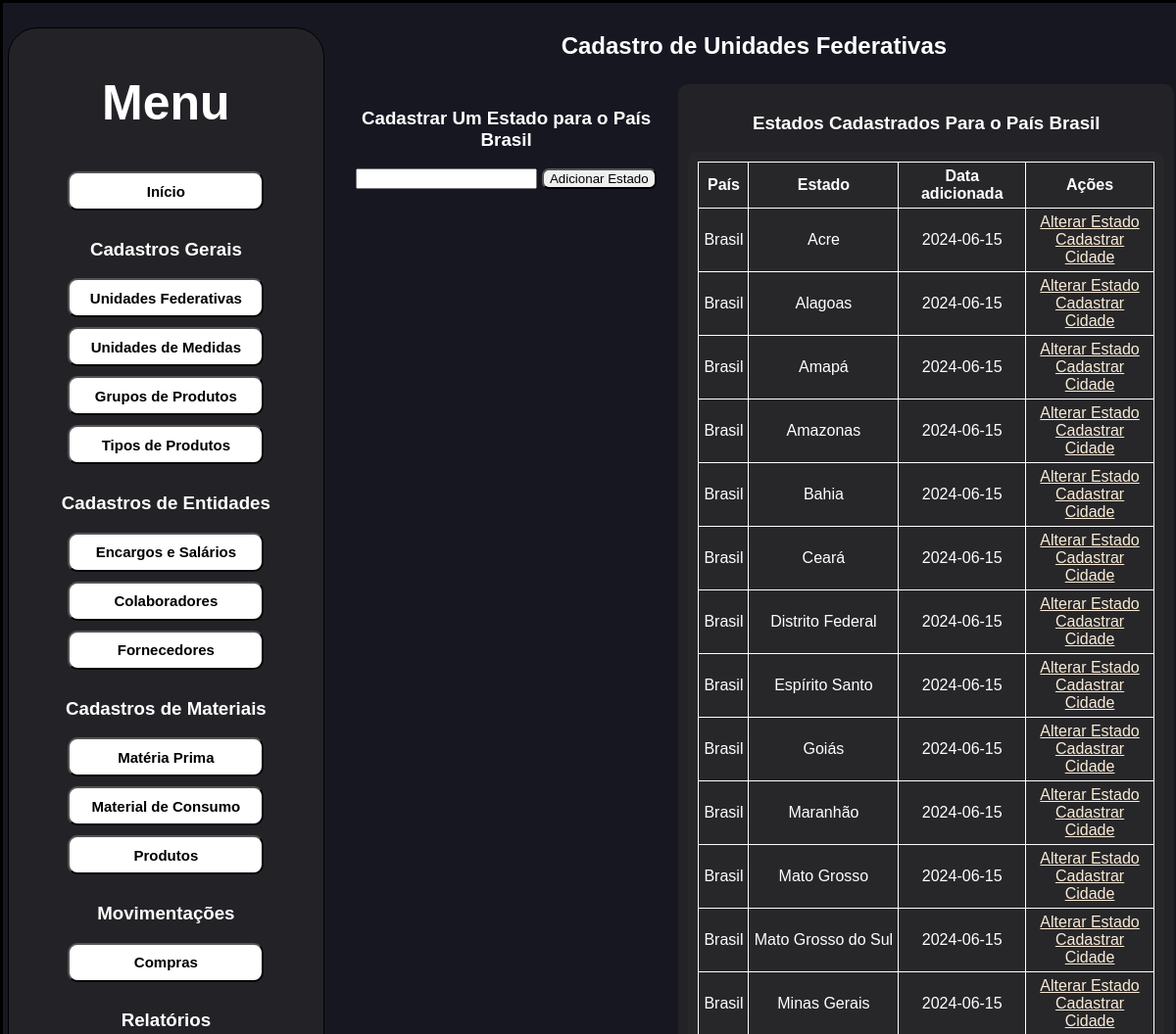
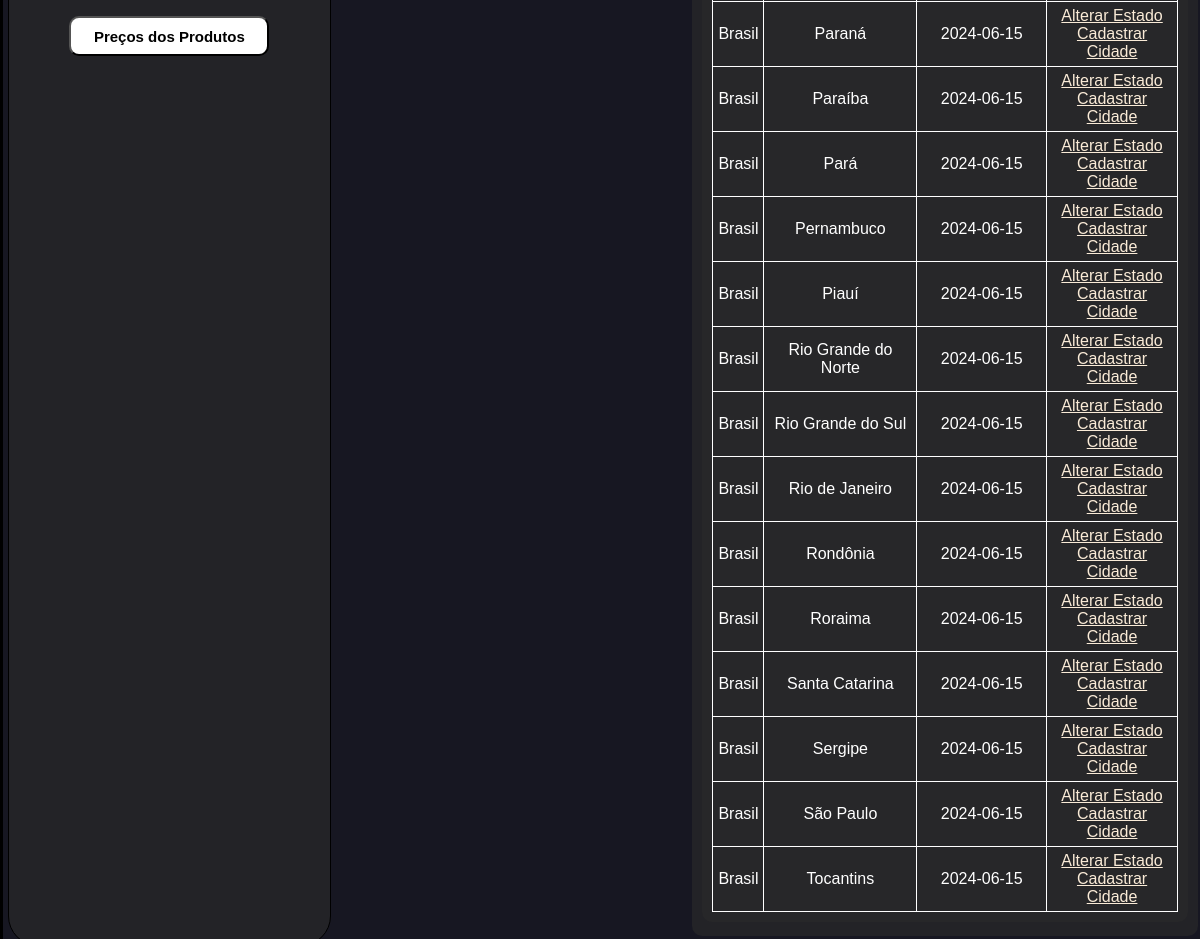
The app's page /cadastros_gerais_unidades_federativas_cadastrar_estado/1 with its own data (2 pictures, top to bottom).
### BDconfig.py (models this page shows, shortened)
class DB_COUNTRY(db.Model):
    ID = db.Column(db.Integer, primary_key=True)
    NAME = db.Column(db.String(200), nullable=False)
    DATE_CREATED = db.Column(db.DateTime, default=datetime.utcnow)

class DB_ESTATE(db.Model):
    ID = db.Column(db.Integer, primary_key=True)
    ID_BD_COUNTRY = db.Column(db.Integer, nullable=False)
    NAME = db.Column(db.String(200), nullable=False)
    DATE_CREATED = db.Column(db.DateTime, default=datetime.utcnow)

### industriafeliz.py (the view)
@app.route('/cadastros_gerais_unidades_federativas_cadastrar_estado/<int:ID_COUNTRY>', methods=['GET', 'POST'])
def cadastros_gerais_unidades_federativas_cadastrar_estado(ID_COUNTRY):
    country = data.DB_COUNTRY.query.get_or_404(ID_COUNTRY)
    estates = data.DB_ESTATE.query.order_by(data.DB_ESTATE.NAME).all()
    if request.method == 'POST':
        str_name = request.form['name']
        new_input = data.DB_ESTATE(NAME=str_name, ID_BD_COUNTRY=ID_COUNTRY)
        for state in estates:
            if state.ID_BD_COUNTRY == ID_COUNTRY and str_name.lower() in state.NAME.lower():
                return_link = '/cadastros_gerais_unidades_federativas'
                error_name = 'Esse estado ja foi cadastrado!'
                return render_template('/erro.html',return_link=return_link ,error_name=error_name)
        try:
            db.session.add(new_input)
            db.session.commit()
            return redirect(f'/cadastros_gerais_unidades_federativas_cadastrar_estado/{ID_COUNTRY}')
        except:
            error_name = 'Ocorreu um erro ao cadastrar esse estado!'
            return_link = '/cadastros_gerais_unidades_federativas'
            return render_template('/erro.html', return_link=return_link, error_name=error_name)
    else:
        return render_template('cadastros_gerais/cadastro_uf_estado.html', country=country, estates=estates)

### templates/cadastros_gerais/cadastro_uf_estado.html (shortened to what this page needs)
{% extends 'standard.html' %}
{% block body %}
<section>
    <h1>Cadastro de Unidades Federativas</h1>
    <div>
        <section class="formulario">
            <h1>Cadastrar Um Estado para o País {{ country.NAME }}</h1>
            <form action="/cadastros_gerais_unidades_federativas_cadastrar_estado/{{ country.ID }}" method="POST">
                <input type="text" name="name" id="name" maxlength="200" required autocomplete="off">
                <input class="bt" type="submit" value="Adicionar Estado">
            </form>
        </section>
        <section class="tabelas">
            {% if estates|length < 1 %}
            <h4>Não Existem Estados Cadastrados Para o País {{ country.NAME }}</h4>
            {% else %}
            <h1>Estados Cadastrados Para o País {{ country.NAME }}</h1>
            <table class="tabela">
                <tr>
                    <th>País</th>
                    <th>Estado</th>
                    <th>Data adicionada</th>
                    <th>Ações</th>
                </tr>
                {% for estate in estates %}
                    {% if estate.ID_BD_COUNTRY == country.ID %}
                        <tr>
                            <td>{{ country.NAME }}</td>
                            <td>{{ estate.NAME }}</td>
                            <td>{{ estate.DATE_CREATED.date() }}</td>
                            <td>
                                <a href="/cadastros_gerais_unidades_federativas_update_estado/{{ estate.ID }}/{{ country.ID }}">Alterar Estado</a>
                                <br>
                                <a href="/cadastros_gerais_unidades_federativas_cadastrar_cidade/{{ estate.ID }}/{{ country.ID }}">Cadastrar Cidade</a>
                            </td>
                        </tr>
                    {% endif %}
                {% endfor %}
            </table>
            {% endif %}
        </section>
    </div>
</section>
{% endblock %}

### static/css/style.css (style rules this page uses)
* { font-family: "Montserrat", sans-serif; }
body { border: solid black; width: 100%; display: flex; background-color: rgb(23, 23, 34); padding: 5px; margin: 0; color: white; }
section { display: block; text-align: center; padding: 5px; }
div { display: flex; padding: 5px; line-height: normal; }
.formulario .bt { border-radius: 7px; }
.tabelas { text-align: center; border-radius: 10px; background-color: #2b2b2b9f; padding: 10px; border-collapse: collapse; }
.tabelas table { display: inline-block; margin: 0 auto; }
.tabela { border-radius: 10px; background-color: #2b2b2b9f; padding: 10px; border-collapse: collapse; }
.tabela th { border: white 1px solid; border-radius: 5px; padding: 5px; }
.tabela td { border: white 1px solid; border-radius: 5px; padding: 5px; }
a { color: antiquewhite; }

### records on screen
DB_COUNTRY: NAME "Brasil"
DB_ESTATE: NAME "Acre", DATE_CREATED "2024-06-15"
DB_ESTATE: NAME "Alagoas", DATE_CREATED "2024-06-15"
DB_ESTATE: NAME "Amapá", DATE_CREATED "2024-06-15"
DB_ESTATE: NAME "Amazonas", DATE_CREATED "2024-06-15"
DB_ESTATE: NAME "Bahia", DATE_CREATED "2024-06-15"
DB_ESTATE: NAME "Ceará", DATE_CREATED "2024-06-15"
DB_ESTATE: NAME "Distrito Federal", DATE_CREATED "2024-06-15"
DB_ESTATE: NAME "Espírito Santo", DATE_CREATED "2024-06-15"
DB_ESTATE: NAME "Goiás", DATE_CREATED "2024-06-15"
DB_ESTATE: NAME "Maranhão", DATE_CREATED "2024-06-15"
DB_ESTATE: NAME "Mato Grosso", DATE_CREATED "2024-06-15"
DB_ESTATE: NAME "Mato Grosso do Sul", DATE_CREATED "2024-06-15"
DB_ESTATE: NAME "Minas Gerais", DATE_CREATED "2024-06-15"
DB_ESTATE: NAME "Paraná", DATE_CREATED "2024-06-15"
DB_ESTATE: NAME "Paraíba", DATE_CREATED "2024-06-15"
DB_ESTATE: NAME "Pará", DATE_CREATED "2024-06-15"
DB_ESTATE: NAME "Pernambuco", DATE_CREATED "2024-06-15"
DB_ESTATE: NAME "Piauí", DATE_CREATED "2024-06-15"
DB_ESTATE: NAME "Rio Grande do Norte", DATE_CREATED "2024-06-15"
DB_ESTATE: NAME "Rio Grande do Sul", DATE_CREATED "2024-06-15"
DB_ESTATE: NAME "Rio de Janeiro", DATE_CREATED "2024-06-15"
DB_ESTATE: NAME "Rondônia", DATE_CREATED "2024-06-15"
DB_ESTATE: NAME "Roraima", DATE_CREATED "2024-06-15"
DB_ESTATE: NAME "Santa Catarina", DATE_CREATED "2024-06-15"
DB_ESTATE: NAME "Sergipe", DATE_CREATED "2024-06-15"
DB_ESTATE: NAME "São Paulo", DATE_CREATED "2024-06-15"
DB_ESTATE: NAME "Tocantins", DATE_CREATED "2024-06-15"
